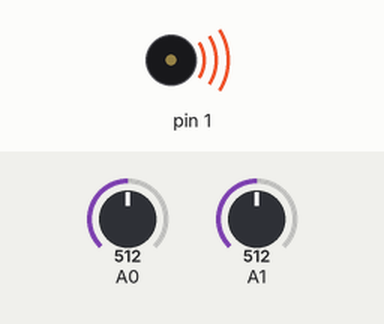
A sketch run on a simulated Arduino Uno, built with avr-gcc and run on an emulated ATmega328P. Parts: buzzer (waves = sounding). Inputs (shaded band) come from the test bench; at power-on: A1 = 512, A0 = 512.

Above: at 1.2 s.
1.3 s: A1 set to 211
At 2.0 s:
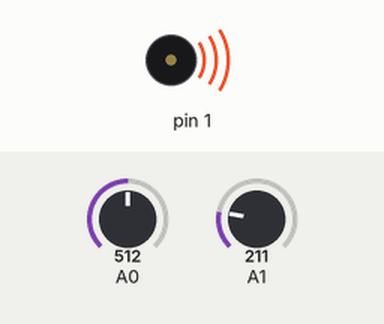
2.8 s: A1 set to 191
At 4.0 s:
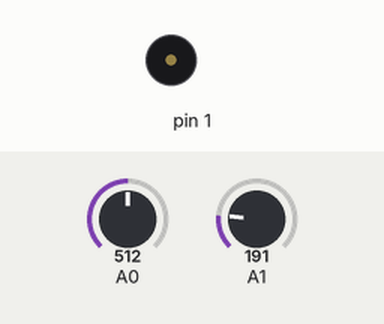
4.3 s: A1 set to 210
At 4.8 s:
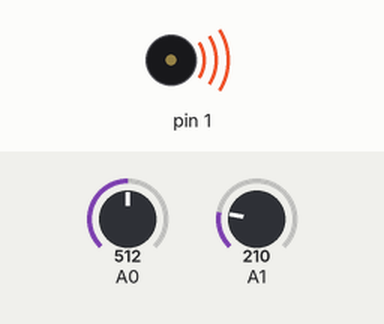
5.8 s: A1 set to 190
At 6.7 s:
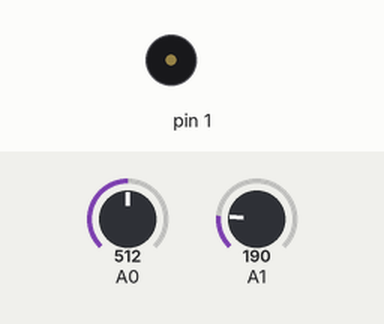
Timing chart, 0 to 8.3 s (numbered marks = the images above; inputs shaded):
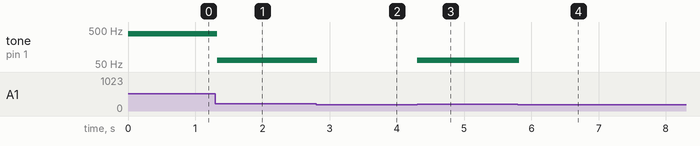

The sketch:

papel0.ino
```cpp
/*  Laboratorio de Juguete
Octavas, notas y frecuencias correspondientes en la escala cromática occidental,
expresadas en números enteros (se eliminaron valores decimales)

 C      C#     D      D#     E      F      F#     G      G#     A      A#     B
 16   , 17   , 18   , 19   , 21   , 22   , 23   , 25   , 26   , 27   , 28   , 31
 33   , 36   , 37   , 39   , 41   , 44   , 46   , 49   , 52   , 55   , 58   , 62
 65   , 69   , 73   , 78   , 82   , 87   , 92   , 98   , 104  , 110  , 116  , 123
 139  , 139  , 147  , 156  , 165  , 175  , 185  , 196  , 208  , 220  , 233  , 247
 262  , 277  , 294  , 311  , 330  , 349  , 370  , 392  , 415  , 440  , 466  , 494
 523  , 554  , 587  , 622  , 659  , 698  , 740  , 784  , 831  , 880  , 932  , 987
 1047 , 1109 , 1175 , 1245 , 1319 , 1397 , 1480 , 1568 , 1661 , 1760 , 1865 , 1976
 2093 , 2217 , 2349 , 2489 , 2637 , 2794 , 2960 , 3136 , 3322 , 3520 , 3729 , 3951
 4186 , 4435 , 4699 , 4978 , 5274 , 5588 , 5920 , 6272 , 6645 , 7040 , 7459 , 7902

*/

int freq[]= {
  65,69,78,98,104,
  116,131,139,156,196,
  208,233,262,277,311,
  392,415,466,523,554,
  622,784,831,932,1046,
  1109,1244,1568,1661,1865,
  2093,2217,2489,3136,3322
  };
int LFO[]= {1,5,10,20,40,80,160,320,640,1280};
int touch0;
int touch1;

void setup() {
}

void loop() {
  touch0= analogRead (A1);
  touch1 = analogRead(A0);
  int val =  map(touch0, 200, 900, 0, 34);
  int val2= map(touch1, 600, 1023, 0, 9);

  if(touch0 >200){

  tone (1, freq[val]);
delay (LFO[val2]);

}
else{
  noTone(1);
  }
}
```

Measured:
- the behaviour switches between 201 and 200 on A1 (found by bisection; images 1 and 2)
- after the input at 1.3 s, tone on pin 1: 392 Hz → 65 Hz at once
- after the input at 2.8 s, tone on pin 1: 65 Hz → silent at once
- after the input at 4.3 s, tone on pin 1: silent → 65 Hz at once
- after the input at 5.8 s, tone on pin 1: 65 Hz → silent at once
